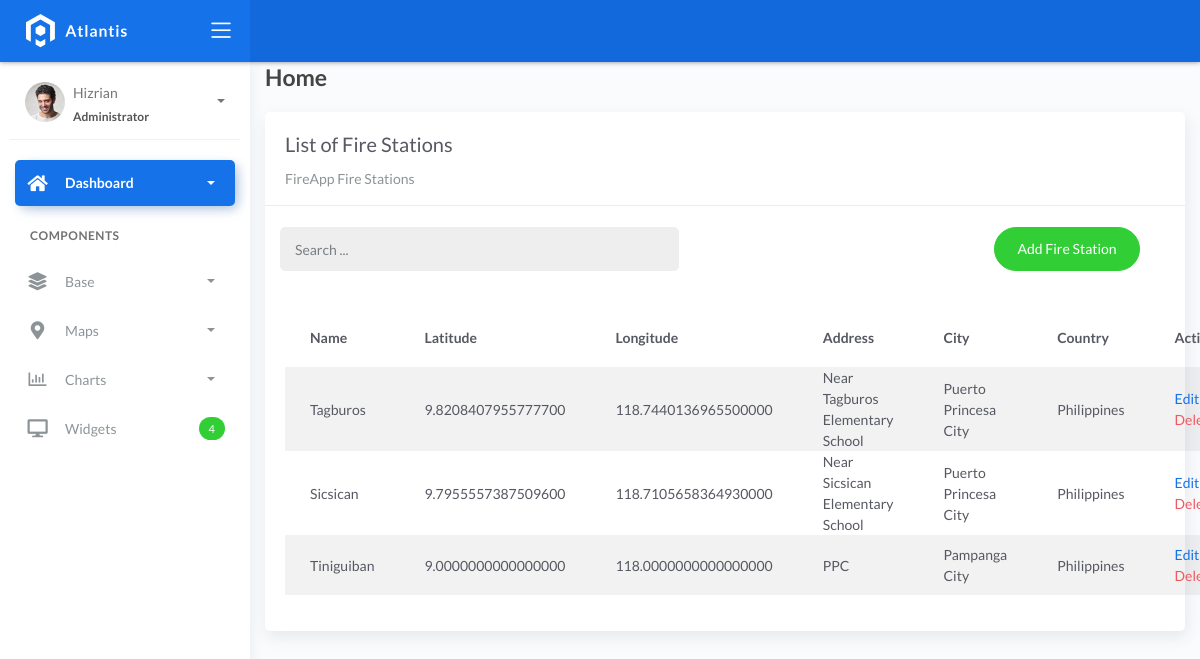
The app's page /firestationlist with its own data.
### fire/models.py (models this page shows, shortened)
class BaseModel(models.Model):
    created_at = models.DateTimeField(auto_now_add=True, db_index=True)
    updated_at = models.DateTimeField(auto_now=True)
    class Meta:
        abstract = True

class FireStation(BaseModel):
    name = models.CharField(max_length=150)
    latitude = models.DecimalField(
        max_digits=22, decimal_places=16, null=True, blank=True)
    longitude = models.DecimalField(
        max_digits=22, decimal_places=16, null=True, blank=True)
    address = models.CharField(max_length=150)
    city = models.CharField(max_length=150)  # can be in separate table
    country = models.CharField(max_length=150)  # can be in separate table

### fire/views.py (the view)
# urls.py: path('firestationlist', FireStationList.as_view(), name='firestation-list'),
class FireStationList(ListView):
    model = FireStation
    context_object_name = 'firestation'
    template_name = "firestationlist.html"
    paginate_by = 5
    def get_queryset(self, *args, **kwargs):
        qs = super(FireStationList, self).get_queryset(*args, **kwargs)
        if self.request.GET.get("q") != None:
            query = self.request.GET.get('q')
            qs = qs.filter(Q(name__icontains=query) |
            Q(city__icontains=query) | Q(country__icontains=query))
        return qs

### templates/firestationlist.html (shortened to what this page needs)
{% extends 'base.html' %} {% load static %} {% block content %}
<div class="content">
    <div class="container-fluid">
        <h4 class="page-title">Home</h4>
        <div class="row">
            <div class="col-md-12">
                <div class="card">
                    <div class="card-header">
                        <div class="card-title">List of Fire Stations</div>
                        <div class="card-category">FireApp Fire Stations</div>
                    </div>
                    <br>
                        <div class="col-md-12 row">
                            <div class="col-md-6">
                                <form action="" class="navbar-left navbar-form nav-search mr-md-3" action="{% url 'firestation-list' %}">
                                    <div class="input-group">
                                        <input type="text" placeholder="Search ..." class="form-control" name="q">
                                        <div class="input-group-append">
                                        <span class="input-group-text">
                                        </span>
                                        </div>
                                    </div>
                                </form>
                            </div>
                            <div class="col-md-6">
                                <div class="pull-right">
                                    <a href="{% url 'firestation-add' %}" class="btn btn-success btn-rounded">Add Fire Station</a>
                                </div>
                            </div>
                        </div>
                    <div class="card-body">
                        <table class="table table-striped mt-3">
                            <thead>
                                <tr>
                                    <th scope="col">Name</th>
                                    <th scope="col">Latitude</th>
                                    <th scope="col">Longitude</th>
                                    <th scope="col">Address</th>
                                    <th scope="col">City</th>
                                    <th scope="col">Country</th>
                                    <th scope="col">Action</th>
                                </tr>
                            </thead>
                            <tbody>
                                {% for object in object_list %}
                                <tr>
                                    <td>{{ object.name }}</td>
                                    <td>{{ object.latitude }}</td>
                                    <td>{{ object.longitude }}</td>
                                    <td>{{ object.address }}</td>
                                    <td>{{ object.city }}</td>
                                    <td>{{ object.country }}</td>
                                    <td>
                                        <a href="firestationlist/{{ object.id }}">Edit</a>
                                        <a href="firestationlist/{{ object.id }}/delete" class="text-danger">Delete</a>
                                    </td>
                                </tr>
                                {% empty %}
                                <tr>
                                    <td colspan="4" style="text-align: center">
                                    <p class="text-sm font-weight-bold mb-0">No Records Found</p>
                                    </td>
                                </tr>
                                {% endfor %}
                            </tbody>
                        </table>
                    </div>
                </div>
            </div>
        </div>
    </div>
</div>
{% endblock %}

### records on screen
FireStation: name "Tagburos", latitude "9.8208407955777700", longitude "118.7440136965500000", address "Near Tagburos Elementary School", city "Puerto Princesa City", country "Philippines"
FireStation: name "Sicsican", latitude "9.7955557387509600", longitude "118.7105658364930000", address "Near Sicsican Elementary School", city "Puerto Princesa City", country "Philippines"
FireStation: name "Tiniguiban", latitude "9.0000000000000000", longitude "118.0000000000000000", address "PPC", city "Pampanga City", country "Philippines"
